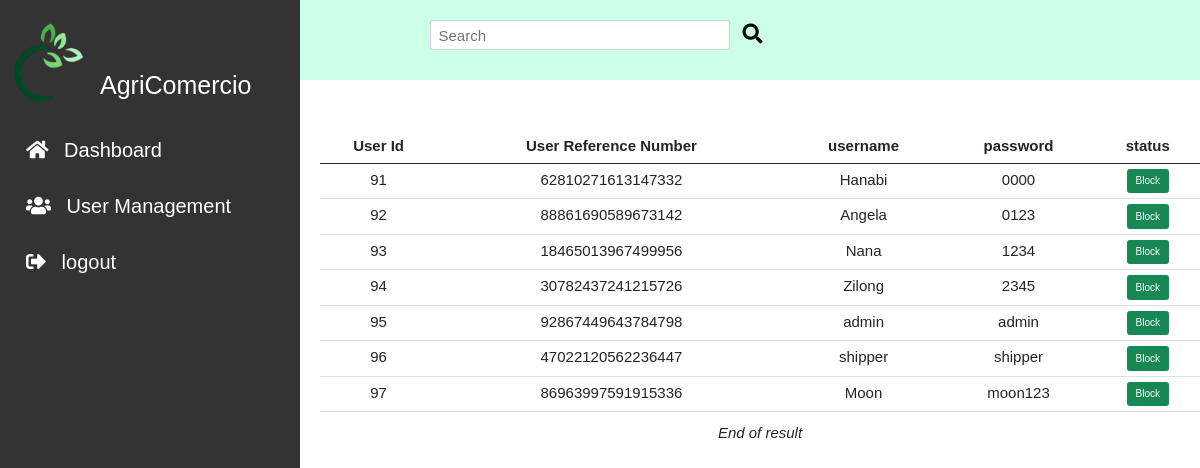
Screenshot of /admin/user.php with the database file from the repository.
### tables this page shows
CREATE TABLE `users` (
  `user_id` int(11) NOT NULL,
  `user_ref_num` varchar(64) NOT NULL,
  `user_type` varchar(11) NOT NULL,
  `user_name` varchar(128) NOT NULL,
  `password` varchar(128) NOT NULL,
  `status` varchar(11) NOT NULL DEFAULT 'Active'
);

### admin/user.php (the view, shortened to what this page needs)
<!DOCTYPE html>
<?php
include_once ('../includes/db_conn.php');
include_once ('../includes/function.inc.php');
$searchkey="";
?>
<!DOCTYPE html>
<html lang="en">
<head>
    <link rel="stylesheet" href="../css/bootstrap.min.css">
    <link rel="stylesheet" href="../css/style.css">
    <link rel="stylesheet" href="../css/fontawesome.css">
    <link rel="stylesheet" href="https://cdnjs.cloudflare.com/ajax/libs/font-awesome/5.15.2/css/all.min.css">
</head>
<body>
<header id="header">
<section id= "search">
        <div class = "container-fluid">
            <form action="user.php" method="GET" class="d-flex">
                <input id="searchbar" name="searchkey" class="form-control me-2" type="search" placeholder="Search" aria-label="Search">
                <button class="btn btn-light" type="submit"><i class="fas fa-search"></i></button>
            </form>
        </div>
    </section>
</header>
<body>
<div class="sidenav">
  <div class="sidenav-title">
    <div class="sidenav_image">
      <img src="../img/logo1.png" alt=""width = "90px ">
      <h1>AgriComercio</h1>
    </div>
  </div>
  <a href="index.php"><i class="fas fa-home"></i> Dashboard</a>
  <a href="user.php"><i class="fas fa-users"></i> User Management</a>
  <a href="../logout.php"><i class="fas fa-sign-out-alt"></i> logout </a>
</div>
<main>
        <div class="main__container">
          <div class="container_fluid">
          <div class="row" id="contentPanel">
                  <div class="col-12">
                  <?php
                  if($searchkey == ""){
                  $sql = " SELECT `user_id`,
                   `user_ref_num`,
                  `user_type`,
                  `user_name`,
                  `password`,
                  `status`
                  FROM `users`
                  WHERE status = 'Active';";
                  $stmt=mysqli_stmt_init($conn);
                  if (!mysqli_stmt_prepare($stmt, $sql)){
                  echo "Statement Failed.";
                  exit();
                    }
                  }
                  mysqli_stmt_execute($stmt);
                  $resultData = mysqli_stmt_get_result($stmt);
                  $arr=array();
                  while($row = mysqli_fetch_assoc($resultData)){
                  array_push($arr,$row);
                  }
                  if(!empty($arr)){
                    echo "<table class='table'>";
                    echo "<thead>";
                    echo "<th>". "User Id" . "</th>";
                    echo "<th>". "User Reference Number" . "</th>";
                    echo "<th> username</th>";
                    echo "<th> password </th>";
                    echo "<th> status </th>";
                    echo "</thead>";
                      foreach($arr as $key => $row){
                      echo "<tr>";
                      echo "<td>" . $row ['user_id']         . "</td>";
                      echo "<td>" . $row ['user_ref_num']         . "</td>";
                      echo "<td>" . $row ['user_name']   . "</td>";
                      echo "<td>" . $row ['password']          .  " </td> ";
                      ?>
                      <td>
                      <form action="../includes/updateuserstatus.php" method="post">
                            <button class="btn btn-success"> <?php echo $row['status'] == 'Active' ? 'Block' : 'Unblock' ; ?> </button>
                </form>
                </td>
                    <?php
                      echo "</tr>";
                      }
                      echo "</table>";
                      }
                      else{
                      echo "<h4> No Records Found.</h4>";
                      }
                  ?>
                      <div
                      class='text-center'><em>End of result</em>
                      </div>
                  </div>
                  </div>
          </div>
      </main>
</body>
</html>

### css/style.css (style rules this page uses)
* { margin: 0; box-sizing: border-box; transition: all .1s linear; font-family: 'Exo 2', sans-serif ; }
html { font-size: 62.5%; scroll-behavior: smooth; }
body { overflow-x: hidden; }
#header { font-size: 1.5rem; font-weight: lighter; background-image:linear-gradient(#99ffcc,#ccffe6) ; }
#search { background:#ccffe6; width: 100vw; height: 10vh; }
#search form { padding: 2rem; justify-content: center; }
#search .form-control { width: 30rem; height: 3rem; font-size: 1.5rem; }
#search button { margin-top: -0.5rem; font-size: 2rem; background: transparent; border: none; }
main { margin-left: 30rem; padding: 0; }
.sidenav { height: 100%; width: 300px; position: fixed; z-index: 1; top: 0; left: 0; background-color:#333333; overflow-x: hidden; padding-top: 20px; }
.sidenav a { padding: 10px 8px 6px 16px; text-decoration: none; font-size: 2rem; color: #fff; display: block; font-weight: lighter; }
.sidenav i { margin: 1rem; color: white; }
.sidenav img { margin-bottom: 6rem; }
.sidenav h1 { color: white; margin-top: -10rem; margin-bottom: 2rem; margin-left: 10rem; }
.main__container { margin-top: 5rem; margin-left: 2rem; text-align: center; justify-content: center; }
.container_fluid .col-12 { font-size: 1.5rem; text-align-last: center; }
.text-center { text-align-last: center; }

### rows the page displays
users: user_id "91", user_ref_num "62810271613147332", user_name "Hanabi", password "0000", status "Block"
users: user_id "92", user_ref_num "88861690589673142", user_name "Angela", password "0123", status "Block"
users: user_id "93", user_ref_num "18465013967499956", user_name "Nana", password "1234", status "Block"
users: user_id "94", user_ref_num "30782437241215726", user_name "Zilong", password "2345", status "Block"
users: user_id "95", user_ref_num "92867449643784798", user_name "admin", password "admin", status "Block"
users: user_id "96", user_ref_num "47022120562236447", user_name "shipper", password "shipper", status "Block"
users: user_id "97", user_ref_num "86963997591915336", user_name "Moon", password "moon123", status "Block"
